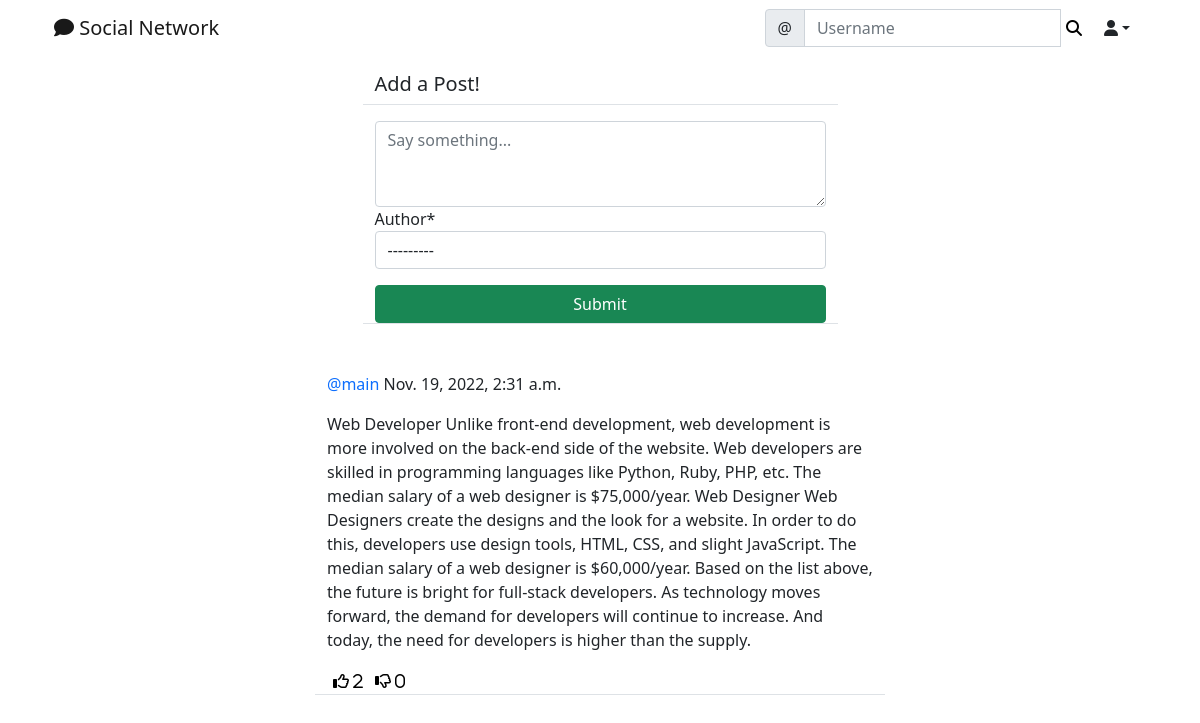
/social/ (signed in), run on the app's committed database.
### social/models.py (models this page shows)
class Post(models.Model):
    body= models.TextField()
    created_on = models.DateTimeField(default=timezone.now)
    author = models.ForeignKey(User, on_delete=models.CASCADE)
    likes = models.ManyToManyField(User, blank=True, related_name='likes')
    dislikes = models.ManyToManyField(User, blank=True, related_name='dislikes')

### social/views.py (the view, shortened to what this page needs)
# urls.py: path('',PostListView.as_view(),name='post-list'),
class PostListView(LoginRequiredMixin,View):
    @csrf_exempt
    def get(self, request, *args, **kwargs):
        posts=Post.objects.all().order_by('created_on')
        form= PostForm()
        context = {
            'post_list':posts,
            'form':form,
        }
        return render(request,'social/post_list.html',context)

### social/forms.py
class PostForm(forms.ModelForm):
    body = forms.CharField(
        label='',
        widget=forms.Textarea(attrs={
            'rows':'3',
            'placeholder':'Say something...'
        })
    )
    class Meta:
        model = Post
        fields = ['body','author']

### social/templates/social/post_list.html (shortened to what this page needs)
{% extends 'landing/base.html' %}
{% load crispy_forms_tags %}
{% block content%}
<div class="container">
    <div class="row justify-content-center mt-3">
        <div class="col-md-5 col-sm-12 border-bottom">
          <h5>Add a Post!</h5>
        </div>
       </div>
       <div class="row justify-content-center mt-3 mb-5">
        <div class="col-md-5 col-sm-12 border-bottom">
         <form action="" method="POST">
            {{form | crispy}}
            <div class="d-grid gap-2">
                <button class="btn btn-success mt-3">Submit</button>
            </div>
         </form>
        </div>
       </div>
    {% for post in post_list %}
    <div class="row justify-content-center mt-3">
     <div class="col-md-6 col-sm-12 border-bottom position-relative">
      <p><a href="{% url 'profile' post.author.profile.pk %}" style="text-decoration: none;" class="text-primary">@{{post.author}}</a> {{post.created_on}}</p>
      <div class="position-relative">
      <p>{{post.body}}</p>
      </div>
      <div class="d-flex flex-row">
        <form action="{% url 'like' post.pk %}" method="POST">
          <button style="background-color: transparent; border:none; box-shadow:none;" type="submit">
          <i class="far fa-thumbs-up"> <span>{{ post.likes.all.count }}</span></i></button>
        </form>
        <form action="{% url 'dislike' post.pk %}" method="POST">
          <button style="background-color: transparent; border:none; box-shadow:none;" type="submit">
          <i class="far fa-thumbs-down"> <span>{{ post.dislikes.all.count }}</span></i></button>
        </form>
      </div>
     </div>
    </div>
    {% endfor %}
</div>
{% endblock content %}

### data on the page
Post: author "main", created_on "Nov. 19, 2022, 2:31 a.m.", body "Web Developer Unlike front-end development, web development is more involved on the back-end side of the website. Web developers are skilled in programming languages like Python, Ruby, PHP, etc. The median salary of a web designer is $75,000/year. Web Designer Web Designers create the designs and the look for a website. In order to do this, developers use design tools, HTML, CSS, and slight JavaScript. The median salary of a web designer is $60,000/year. Based on the list above, the future is bright for full-stack developers. As technology moves forward, the demand for developers will continue to increase. And today, the need for developers is higher than the supply.", likes.all.count "2", dislikes.all.count "0"
